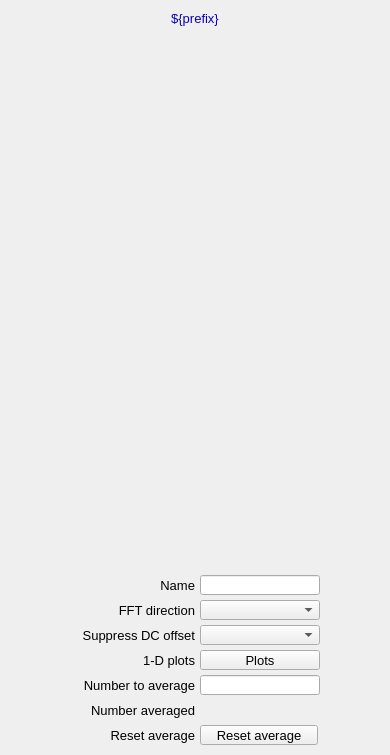
<?xml version="1.0" ?>
<ui version="4.0">
  <class>Dialog</class>
  <widget class="QWidget" name="screen">
    <property name="geometry">
      <rect>
        <x>899</x>
        <y>108</y>
        <width>390</width>
        <height>755</height>
      </rect>
    </property>
    <property name="styleSheet">
      <string notr="true">QWidget#screen {
  color: rgb(0, 0, 0);
  background-color: rgb(187, 187, 187);
  }</string>
    </property>
    <property name="windowTitle">
      <string>NDFFT</string>
    </property>
    <widget class="PyDMDrawingRectangle" name="rectangle">
      <property name="geometry">
        <rect>
          <x>0</x>
          <y>5</y>
          <width>390</width>
          <height>25</height>
        </rect>
      </property>
      <property name="brush" stdset="0">
        <brush brushstyle="SolidPattern">
          <color alpha="255">
            <red>218</red>
            <green>218</green>
            <blue>218</blue>
          </color>
        </brush>
      </property>
      <property name="penStyle" stdset="0">
        <enum>Qt::SolidLine</enum>
      </property>
      <property name="penColor" stdset="0">
        <color>
          <red>218</red>
          <green>218</green>
          <blue>218</blue>
        </color>
      </property>
      <property name="penWidth" stdset="0">
        <double>0</double>
      </property>
      <property name="penCapStyle" stdset="0">
        <enum>Qt::FlatCap</enum>
      </property>
      <property name="toolTip">
        <string>rectangle</string>
      </property>
    </widget>
    <widget class="QLabel" name="text">
      <property name="geometry">
        <rect>
          <x>87</x>
          <y>6</y>
          <width>216</width>
          <height>25</height>
        </rect>
      </property>
      <property name="text">
        <string>${prefix}</string>
      </property>
      <property name="font" stdset="0">
        <font>
          <pointsize>10</pointsize>
        </font>
      </property>
      <property name="brush" stdset="0">
        <brush brushstyle="SolidPattern">
          <color alpha="255">
            <red>10</red>
            <green>0</green>
            <blue>184</blue>
          </color>
        </brush>
      </property>
      <property name="toolTip">
        <string>text</string>
      </property>
      <property name="alignment">
        <set>Qt::AlignCenter</set>
      </property>
      <property name="styleSheet">
        <string notr="true">QLabel#text {
  color: rgb(10, 0, 184);
  }</string>
      </property>
    </widget>
    <widget class="PyDMEmbeddedDisplay" name="composite">
      <property name="geometry">
        <rect>
          <x>5</x>
          <y>35</y>
          <width>380</width>
          <height>530</height>
        </rect>
      </property>
      <property name="toolTip">
        <string>composite</string>
      </property>
      <property name="filename" stdset="0">
        <string>PluginBase_V25.ui</string>
      </property>
    </widget>
    <widget class="PyDMDrawingRectangle" name="rectangle_1">
      <property name="geometry">
        <rect>
          <x>5</x>
          <y>570</y>
          <width>380</width>
          <height>180</height>
        </rect>
      </property>
      <property name="brush" stdset="0">
        <brush brushstyle="NoBrush">
          <color alpha="255">
            <red>0</red>
            <green>0</green>
            <blue>0</blue>
          </color>
        </brush>
      </property>
      <property name="penStyle" stdset="0">
        <enum>Qt::SolidLine</enum>
      </property>
      <property name="penColor" stdset="0">
        <color>
          <red>0</red>
          <green>0</green>
          <blue>0</blue>
        </color>
      </property>
      <property name="penWidth" stdset="0">
        <double>1</double>
      </property>
      <property name="penCapStyle" stdset="0">
        <enum>Qt::FlatCap</enum>
      </property>
      <property name="toolTip">
        <string>rectangle_1</string>
      </property>
    </widget>
    <widget class="QLabel" name="text_1">
      <property name="geometry">
        <rect>
          <x>15</x>
          <y>625</y>
          <width>180</width>
          <height>20</height>
        </rect>
      </property>
      <property name="text">
        <string>Suppress DC offset</string>
      </property>
      <property name="font" stdset="0">
        <font>
          <pointsize>10</pointsize>
        </font>
      </property>
      <property name="brush" stdset="0">
        <brush brushstyle="SolidPattern">
          <color alpha="255">
            <red>0</red>
            <green>0</green>
            <blue>0</blue>
          </color>
        </brush>
      </property>
      <property name="toolTip">
        <string>text_1</string>
      </property>
      <property name="alignment">
        <set>Qt::AlignRight|Qt::AlignTrailing|Qt::AlignVCenter</set>
      </property>
      <property name="styleSheet">
        <string notr="true">QLabel#text_1 {
  color: rgb(0, 0, 0);
  }</string>
      </property>
    </widget>
    <widget class="PyDMEnumComboBox" name="menu">
      <property name="geometry">
        <rect>
          <x>200</x>
          <y>625</y>
          <width>120</width>
          <height>20</height>
        </rect>
      </property>
      <property name="toolTip">
        <string>${prefix}FFTSuppressDC</string>
      </property>
      <property name="channel" stdset="0">
        <string>ca://${prefix}FFTSuppressDC</string>
      </property>
      <property name="font" stdset="0">
        <font>
          <pointsize>10</pointsize>
        </font>
      </property>
      <property name="styleSheet">
        <string notr="true">PyDMEnumComboBox#menu {
  color: rgb(0, 0, 0);
  background-color: rgb(115, 223, 255);
  }</string>
      </property>
    </widget>
    <widget class="PyDMRelatedDisplayButton" name="related_display">
      <property name="geometry">
        <rect>
          <x>200</x>
          <y>650</y>
          <width>120</width>
          <height>20</height>
        </rect>
      </property>
      <property name="toolTip">
        <string>Plots</string>
      </property>
      <property name="text">
        <string>Plots</string>
      </property>
      <property name="showIcon" stdset="0">
        <bool>true</bool>
      </property>
      <property name="font" stdset="0">
        <font>
          <pointsize>10</pointsize>
        </font>
      </property>
      <property name="styleSheet">
        <string notr="true">PyDMRelatedDisplayButton#related_display {
  color: rgb(0, 0, 0);
  background-color: rgb(115, 223, 255);
  }</string>
      </property>
      <property name="titles" stdset="0">
        <stringlist>
          <string>Time series</string>
          <string>FFT abs. value</string>
          <string>FFT real</string>
          <string>FFT Imaginary</string>
          <string>Combined</string>
          <string/>
          <string/>
          <string/>
          <string/>
          <string/>
          <string/>
          <string/>
          <string/>
          <string/>
          <string/>
        </stringlist>
      </property>
      <property name="filenames" stdset="0">
        <stringlist>
          <string>FFTTimeSeriesPlot_V25.ui</string>
          <string>FFTFreqSpectrumPlot_V25.ui</string>
          <string>FFTFreqSpectrumPlot_V25.ui</string>
          <string>FFTFreqSpectrumPlot_V25.ui</string>
          <string>FFTPlotAll_V25.ui</string>
          <string>.ui</string>
          <string>.ui</string>
          <string>.ui</string>
          <string>.ui</string>
          <string>.ui</string>
          <string>.ui</string>
          <string>.ui</string>
          <string>l.ui</string>
          <string>.ui</string>
          <string>.ui</string>
        </stringlist>
      </property>
      <property name="macros" stdset="0">
        <stringlist>
          <string>P=${P},RTS=${RTS},R=${R}</string>
          <string>P=${P},RTS=${RTS},R=${R},S=FFTAbsValue</string>
          <string>P=${P},RTS=${RTS},R=${R},S=FFTReal</string>
          <string>P=${P},RTS=${RTS},R=${R},S=FFTImaginary</string>
          <string>P=${P},RTS=${RTS},R=${R}</string>
          <string/>
          <string/>
          <string/>
          <string/>
          <string/>
          <string/>
          <string/>
          <string/>
          <string/>
          <string/>
        </stringlist>
      </property>
      <property name="openInNewWindow" stdset="0">
        <bool>true</bool>
      </property>
    </widget>
    <widget class="QLabel" name="text_2">
      <property name="geometry">
        <rect>
          <x>105</x>
          <y>650</y>
          <width>90</width>
          <height>20</height>
        </rect>
      </property>
      <property name="text">
        <string>1-D plots</string>
      </property>
      <property name="font" stdset="0">
        <font>
          <pointsize>10</pointsize>
        </font>
      </property>
      <property name="brush" stdset="0">
        <brush brushstyle="SolidPattern">
          <color alpha="255">
            <red>0</red>
            <green>0</green>
            <blue>0</blue>
          </color>
        </brush>
      </property>
      <property name="toolTip">
        <string>text_2</string>
      </property>
      <property name="alignment">
        <set>Qt::AlignRight|Qt::AlignTrailing|Qt::AlignVCenter</set>
      </property>
      <property name="styleSheet">
        <string notr="true">QLabel#text_2 {
  color: rgb(0, 0, 0);
  }</string>
      </property>
    </widget>
    <widget class="PyDMFrame" name="composite_1">
      <property name="geometry">
        <rect>
          <x>65</x>
          <y>600</y>
          <width>255</width>
          <height>20</height>
        </rect>
      </property>
      <widget class="QLabel" name="text_3">
        <property name="geometry">
          <rect>
            <x>0</x>
            <y>0</y>
            <width>130</width>
            <height>20</height>
          </rect>
        </property>
        <property name="text">
          <string>FFT direction</string>
        </property>
        <property name="font" stdset="0">
          <font>
            <pointsize>10</pointsize>
          </font>
        </property>
        <property name="brush" stdset="0">
          <brush brushstyle="SolidPattern">
            <color alpha="255">
              <red>0</red>
              <green>0</green>
              <blue>0</blue>
            </color>
          </brush>
        </property>
        <property name="toolTip">
          <string>text_3</string>
        </property>
        <property name="alignment">
          <set>Qt::AlignRight|Qt::AlignTrailing|Qt::AlignVCenter</set>
        </property>
        <property name="styleSheet">
          <string notr="true">QLabel#text_3 {
  color: rgb(0, 0, 0);
  }</string>
        </property>
      </widget>
      <widget class="PyDMEnumComboBox" name="menu_1">
        <property name="geometry">
          <rect>
            <x>135</x>
            <y>0</y>
            <width>120</width>
            <height>20</height>
          </rect>
        </property>
        <property name="toolTip">
          <string>${prefix}FFTDirection</string>
        </property>
        <property name="channel" stdset="0">
          <string>ca://${prefix}FFTDirection</string>
        </property>
        <property name="font" stdset="0">
          <font>
            <pointsize>10</pointsize>
          </font>
        </property>
        <property name="styleSheet">
          <string notr="true">PyDMEnumComboBox#menu_1 {
  color: rgb(0, 0, 0);
  background-color: rgb(115, 223, 255);
  }</string>
        </property>
      </widget>
    </widget>
    <widget class="QLabel" name="text_4">
      <property name="geometry">
        <rect>
          <x>155</x>
          <y>575</y>
          <width>40</width>
          <height>20</height>
        </rect>
      </property>
      <property name="text">
        <string>Name</string>
      </property>
      <property name="font" stdset="0">
        <font>
          <pointsize>10</pointsize>
        </font>
      </property>
      <property name="brush" stdset="0">
        <brush brushstyle="SolidPattern">
          <color alpha="255">
            <red>0</red>
            <green>0</green>
            <blue>0</blue>
          </color>
        </brush>
      </property>
      <property name="toolTip">
        <string>text_4</string>
      </property>
      <property name="alignment">
        <set>Qt::AlignRight|Qt::AlignTrailing|Qt::AlignVCenter</set>
      </property>
      <property name="styleSheet">
        <string notr="true">QLabel#text_4 {
  color: rgb(0, 0, 0);
  }</string>
      </property>
    </widget>
    <widget class="PyDMLineEdit" name="text_entry">
      <property name="geometry">
        <rect>
          <x>200</x>
          <y>575</y>
          <width>120</width>
          <height>20</height>
        </rect>
      </property>
      <property name="channel" stdset="0">
        <string>ca://${prefix}Name</string>
      </property>
      <property name="toolTip">
        <string>${prefix}Name</string>
      </property>
      <property name="font" stdset="0">
        <font>
          <pointsize>10</pointsize>
        </font>
      </property>
      <property name="styleSheet">
        <string notr="true">PyDMLineEdit#text_entry {
  color: rgb(0, 0, 0);
  background-color: rgb(115, 223, 255);
  border: 1px solid black;
  margin: 0px;
  padding: 0px;
  spacing: 0px;
  }</string>
      </property>
    </widget>
    <widget class="PyDMFrame" name="composite_2">
      <property name="geometry">
        <rect>
          <x>25</x>
          <y>675</y>
          <width>295</width>
          <height>20</height>
        </rect>
      </property>
      <widget class="QLabel" name="text_5">
        <property name="geometry">
          <rect>
            <x>0</x>
            <y>0</y>
            <width>170</width>
            <height>20</height>
          </rect>
        </property>
        <property name="text">
          <string>Number to average</string>
        </property>
        <property name="font" stdset="0">
          <font>
            <pointsize>10</pointsize>
          </font>
        </property>
        <property name="brush" stdset="0">
          <brush brushstyle="SolidPattern">
            <color alpha="255">
              <red>0</red>
              <green>0</green>
              <blue>0</blue>
            </color>
          </brush>
        </property>
        <property name="toolTip">
          <string>text_5</string>
        </property>
        <property name="alignment">
          <set>Qt::AlignRight|Qt::AlignTrailing|Qt::AlignVCenter</set>
        </property>
        <property name="styleSheet">
          <string notr="true">QLabel#text_5 {
  color: rgb(0, 0, 0);
  }</string>
        </property>
      </widget>
      <widget class="PyDMLineEdit" name="text_entry_1">
        <property name="geometry">
          <rect>
            <x>175</x>
            <y>0</y>
            <width>120</width>
            <height>20</height>
          </rect>
        </property>
        <property name="channel" stdset="0">
          <string>ca://${prefix}FFTNumAverage</string>
        </property>
        <property name="toolTip">
          <string>${prefix}FFTNumAverage</string>
        </property>
        <property name="font" stdset="0">
          <font>
            <pointsize>10</pointsize>
          </font>
        </property>
        <property name="styleSheet">
          <string notr="true">PyDMLineEdit#text_entry_1 {
  color: rgb(0, 0, 0);
  background-color: rgb(115, 223, 255);
  border: 1px solid black;
  margin: 0px;
  padding: 0px;
  spacing: 0px;
  }</string>
        </property>
      </widget>
    </widget>
    <widget class="PyDMFrame" name="composite_3">
      <property name="geometry">
        <rect>
          <x>45</x>
          <y>700</y>
          <width>275</width>
          <height>20</height>
        </rect>
      </property>
      <widget class="QLabel" name="text_6">
        <property name="geometry">
          <rect>
            <x>0</x>
            <y>0</y>
            <width>150</width>
            <height>20</height>
          </rect>
        </property>
        <property name="text">
          <string>Number averaged</string>
        </property>
        <property name="font" stdset="0">
          <font>
            <pointsize>10</pointsize>
          </font>
        </property>
        <property name="brush" stdset="0">
          <brush brushstyle="SolidPattern">
            <color alpha="255">
              <red>0</red>
              <green>0</green>
              <blue>0</blue>
            </color>
          </brush>
        </property>
        <property name="toolTip">
          <string>text_6</string>
        </property>
        <property name="alignment">
          <set>Qt::AlignRight|Qt::AlignTrailing|Qt::AlignVCenter</set>
        </property>
        <property name="styleSheet">
          <string notr="true">QLabel#text_6 {
  color: rgb(0, 0, 0);
  }</string>
        </property>
      </widget>
      <widget class="PyDMLabel" name="text_update">
        <property name="geometry">
          <rect>
            <x>155</x>
            <y>1</y>
            <width>120</width>
            <height>18</height>
          </rect>
        </property>
        <property name="toolTip">
          <string>PV: ${prefix}FFTNumAveraged</string>
        </property>
        <property name="channel" stdset="0">
          <string>ca://${prefix}FFTNumAveraged</string>
        </property>
        <property name="font" stdset="0">
          <font>
            <pointsize>10</pointsize>
          </font>
        </property>
        <property name="alignment">
          <set>Qt::AlignLeading|Qt::AlignLeft|Qt::AlignVCenter</set>
        </property>
        <property name="textInteractionFlags">
          <set>Qt::TextSelectableByKeyboard|Qt::TextSelectableByMouse</set>
        </property>
        <property name="styleSheet">
          <string notr="true">PyDMLabel#text_update {
  color: rgb(10, 0, 184);
  background-color: rgb(187, 187, 187);
  }</string>
        </property>
      </widget>
    </widget>
    <widget class="PyDMFrame" name="composite_4">
      <property name="geometry">
        <rect>
          <x>65</x>
          <y>725</y>
          <width>253</width>
          <height>20</height>
        </rect>
      </property>
      <widget class="QLabel" name="text_7">
        <property name="geometry">
          <rect>
            <x>0</x>
            <y>0</y>
            <width>130</width>
            <height>20</height>
          </rect>
        </property>
        <property name="text">
          <string>Reset average</string>
        </property>
        <property name="font" stdset="0">
          <font>
            <pointsize>10</pointsize>
          </font>
        </property>
        <property name="brush" stdset="0">
          <brush brushstyle="SolidPattern">
            <color alpha="255">
              <red>0</red>
              <green>0</green>
              <blue>0</blue>
            </color>
          </brush>
        </property>
        <property name="toolTip">
          <string>text_7</string>
        </property>
        <property name="alignment">
          <set>Qt::AlignRight|Qt::AlignTrailing|Qt::AlignVCenter</set>
        </property>
        <property name="styleSheet">
          <string notr="true">QLabel#text_7 {
  color: rgb(0, 0, 0);
  }</string>
        </property>
      </widget>
      <widget class="PyDMPushButton" name="message_button">
        <property name="geometry">
          <rect>
            <x>135</x>
            <y>0</y>
            <width>118</width>
            <height>20</height>
          </rect>
        </property>
        <property name="text">
          <string>Reset average</string>
        </property>
        <property name="font" stdset="0">
          <font>
            <pointsize>10</pointsize>
          </font>
        </property>
        <property name="toolTip">
          <string>${prefix}FFTResetAverage</string>
        </property>
        <property name="channel" stdset="0">
          <string>ca://${prefix}FFTResetAverage</string>
        </property>
        <property name="pressValue" stdset="0">
          <string>1</string>
        </property>
        <property name="styleSheet">
          <string notr="true">PyDMPushButton#message_button {
  color: rgb(0, 0, 0);
  background-color: rgb(115, 223, 255);
  }</string>
        </property>
      </widget>
    </widget>
  </widget>
  <customwidgets>
    <customwidget>
      <class>PyDMDrawingRectangle</class>
      <extends>QWidget</extends>
      <header>pydm.widgets.drawing</header>
    </customwidget>
    <customwidget>
      <class>PyDMLabel</class>
      <extends>QLabel</extends>
      <header>pydm.widgets.label</header>
    </customwidget>
    <customwidget>
      <class>PyDMEmbeddedDisplay</class>
      <extends>QFrame</extends>
      <header>pydm.widgets.embedded_display</header>
    </customwidget>
    <customwidget>
      <class>PyDMEnumComboBox</class>
      <extends>QComboBox</extends>
      <header>pydm.widgets.enum_combo_box</header>
    </customwidget>
    <customwidget>
      <class>PyDMRelatedDisplayButton</class>
      <extends>QPushButton</extends>
      <header>pydm.widgets.related_display_button</header>
    </customwidget>
    <customwidget>
      <class>PyDMFrame</class>
      <extends>QFrame</extends>
      <header>pydm.widgets.frame</header>
    </customwidget>
    <customwidget>
      <class>PyDMLineEdit</class>
      <extends>QLineEdit</extends>
      <header>pydm.widgets.line_edit</header>
    </customwidget>
    <customwidget>
      <class>PyDMPushButton</class>
      <extends>QPushButton</extends>
      <header>pydm.widgets.pushbutton</header>
    </customwidget>
  </customwidgets>
</ui>
